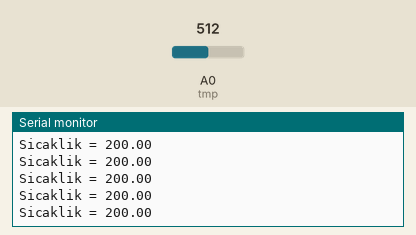
Recording of a sketch running on a simulated Arduino Uno, built with avr-gcc and run on an emulated ATmega328P. On the bench: the last lines printed to the serial monitor. Inputs (shaded band) come from the test bench; at power-on: A0 (tmp) = 512.

Above: at 11.7 s.
11.8 s: A0 (tmp) set to 322
At 12.5 s:
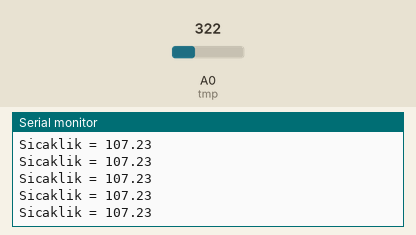
13.3 s: A0 (tmp) set to 289
At 13.9 s:
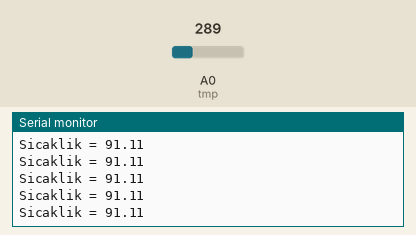
Timing chart, 0 to 16.3 s (numbered marks = the images above; inputs shaded):
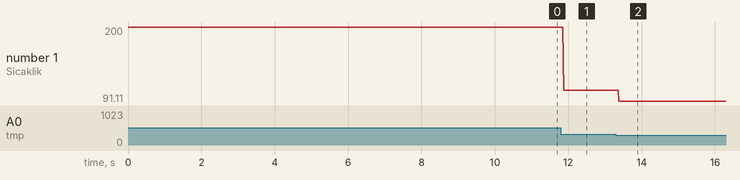

Measured:
- after the input at 11.8 s, the serial monitor: prints a new line after 0.08 s (image 1)
- after the input at 13.3 s, the serial monitor: prints a new line after 0.08 s (image 2)
- plotted number 1: 200 → 107.23 after the input at 11.8 s, 107.23 → 91.11 after the input at 13.3 s

The sketch:

sicaklik_sensoru.ino
```cpp
int tmp = A0;
float sicaklik;

void setup()
{
  Serial.begin(9600);
}

void loop()
{
  sicaklik = analogRead(tmp);
  sicaklik = ((sicaklik*5.0)/1024);
  sicaklik = ((sicaklik - 0.5)*100);
  Serial.print("Sicaklik = ");
  Serial.println(sicaklik);
}
 
```
